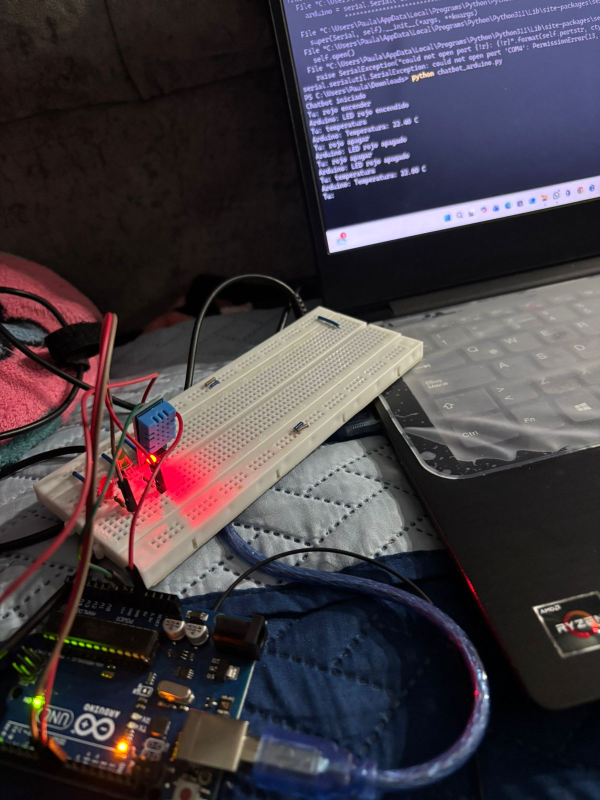
#> input picture LAB1 Embebidos.X/lab2/Por texto/Evidencia Fotografica/Evidencia 1.jpeg, 1200 x 1600 px, given in place of the camera (shown at 1/2 size)
$ python camara.py
#> lines starting #> are read from the running program, lines starting #| are printed output that depends on the picture; after the words box and inside, x2 and y2 are one past the last pixel; in counts of white or black regions, pixels touching at a corner belong together
import cv2
import numpy as np
import serial

arduino = serial.Serial("COM4",9600)

cam = cv2.VideoCapture(0)

while True:

    ret, frame = cam.read()
#> frame is the input picture: shape (1600, 1200, 3); mean B, G, R 67.3, 60.5, 67.4
    hsv = cv2.cvtColor(frame, cv2.COLOR_BGR2HSV)
#> hsv: shape (1600, 1200, 3); mean H, S, V 76.9, 85.6, 78.3

    lower_red = np.array([0,120,70])
    upper_red = np.array([10,255,255])

    lower_green = np.array([40,40,40])
    upper_green = np.array([80,255,255])

    lower_blue = np.array([100,150,0])
    upper_blue = np.array([140,255,255])

    mask_red = cv2.inRange(hsv, lower_red, upper_red)
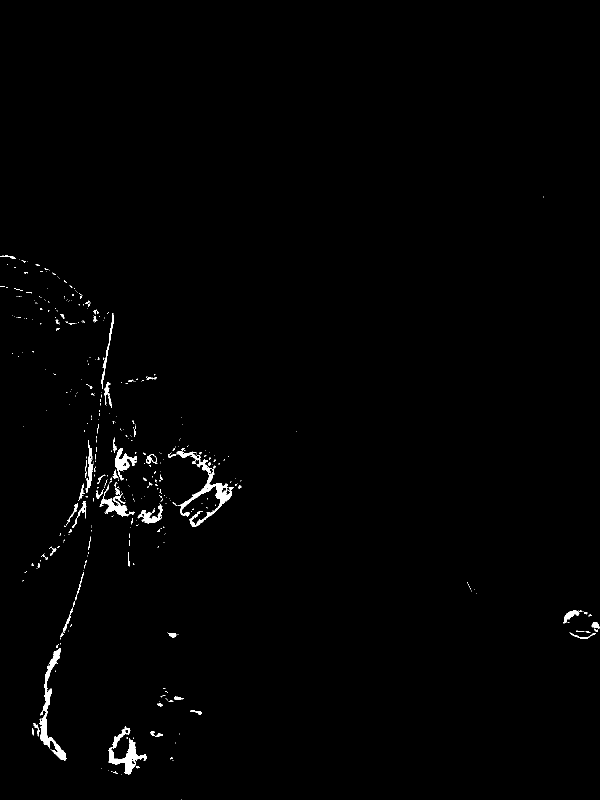
#> mask_red: shape (1600, 1200) (shown at 1/2 size); 0.86% white; 416 white regions (347 under 20 px), largest, box (x1, y1, x2, y2) and area: (353, 902, 467, 1053) 2900, (79, 1296, 133, 1522) 2453, (216, 1452, 294, 1549) 2055
    mask_green = cv2.inRange(hsv, lower_green, upper_green)
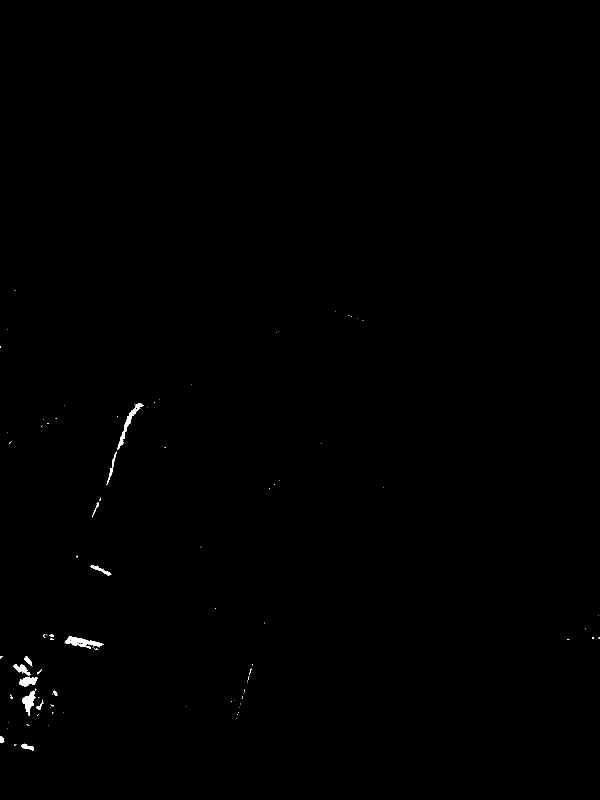
#> mask_green: shape (1600, 1200) (shown at 1/2 size); 0.23% white; 104 white regions (88 under 20 px), largest, box (x1, y1, x2, y2) and area: (129, 1273, 207, 1297) 824, (235, 806, 287, 900) 736, (45, 1377, 73, 1432) 611
    mask_blue = cv2.inRange(hsv, lower_blue, upper_blue)
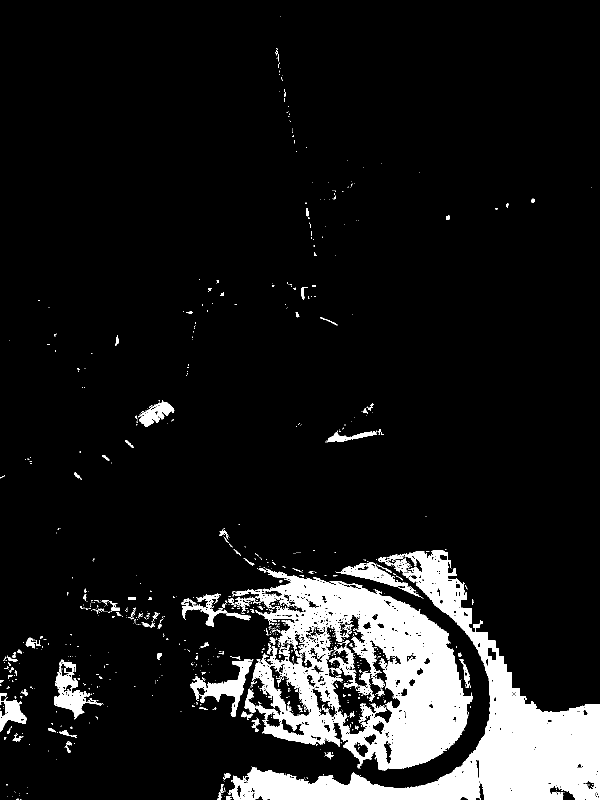
#> mask_blue: shape (1600, 1200) (shown at 1/2 size); 10.2% white; 974 white regions (844 under 20 px), largest, box (x1, y1, x2, y2) and area: (464, 1137, 945, 1541) 85940, (458, 1100, 1200, 1600) 81418, (380, 1318, 506, 1434) 4028

    detected = False

    for mask,color,text,cmd in [
        (mask_red,(0,0,255),"ROJO",'R'),
        (mask_green,(0,255,0),"VERDE",'G'),
        (mask_blue,(255,0,0),"AZUL",'B')
    ]:

        contours,_ = cv2.findContours(mask,cv2.RETR_TREE,cv2.CHAIN_APPROX_SIMPLE)

        for cnt in contours:

            area = cv2.contourArea(cnt)

            if area > 2000:

                detected = True

                x,y,w,h = cv2.boundingRect(cnt)

                cv2.rectangle(frame,(x,y),(x+w,y+h),color,3)
                cv2.putText(frame,text,(x,y-10),
                cv2.FONT_HERSHEY_SIMPLEX,1,color,2)

                print("Detectado:",text)

                arduino.write(cmd.encode())

                break

        if detected:
            break
#> this loop made 1 pass
#> (color, text, cmd) on pass 1: ((0, 0, 255), 'ROJO', 'R')
#| Detectado: ROJO
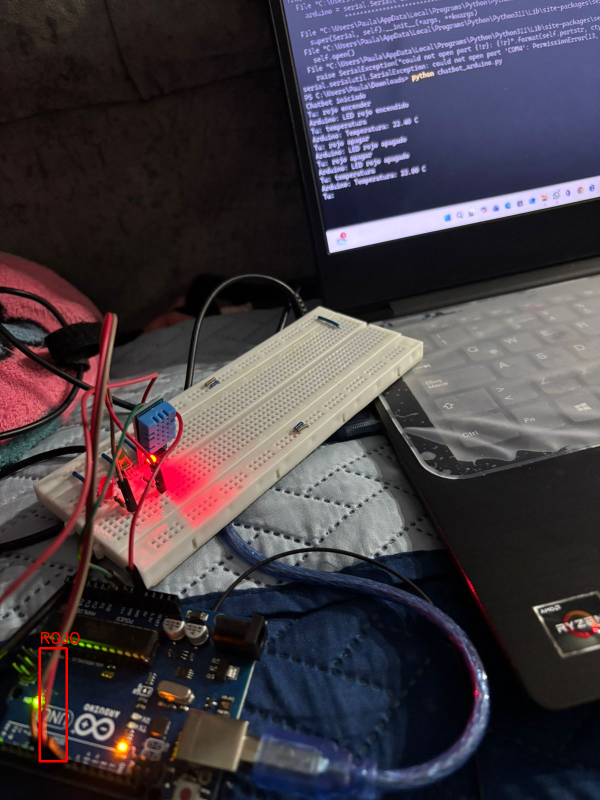
#> frame: shape (1600, 1200, 3) (shown at 1/2 size); 0.18% of pixels changed, all inside (x1, y1, x2, y2) = (77, 1264, 159, 1525)

    if not detected:
        arduino.write(b'N')

    cv2.imshow("Deteccion de colores",frame)

    if cv2.waitKey(1)==27:
#> (key Esc is pressed here)
        break

cam.release()
cv2.destroyAllWindows()

$ run again, on LAB1 Embebidos.X/lab2/Por texto/Evidencia Fotografica/Evidencia Led rojo encendido.jpeg
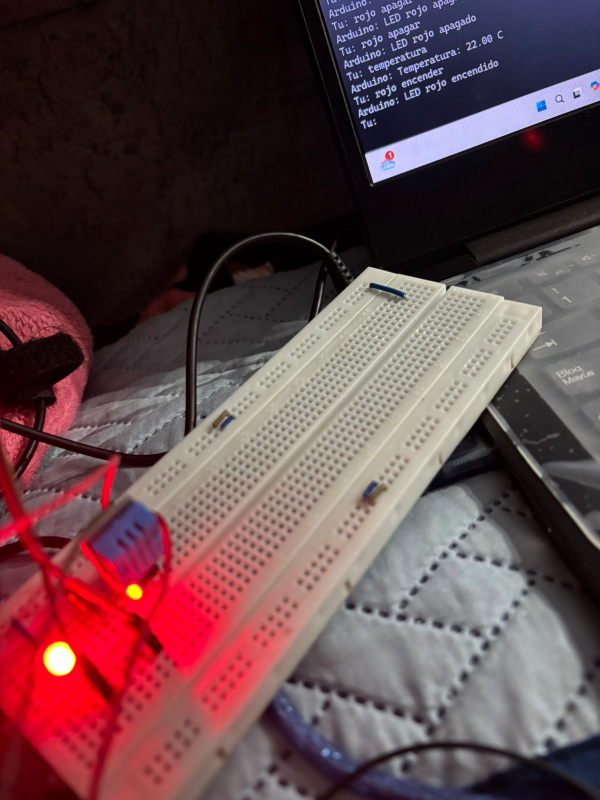
#> input picture LAB1 Embebidos.X/lab2/Por texto/Evidencia Fotografica/Evidencia Led rojo encendido.jpeg, 1200 x 1600 px, given in place of the camera (shown at 1/2 size)
#> frame is the input picture: shape (1600, 1200, 3); mean B, G, R 75.1, 70.9, 99.4
#> hsv: shape (1600, 1200, 3); mean H, S, V 90.9, 101.3, 103.7
#> `mask_red = cv2.inRange(hsv, lower_red, upper_red)`:
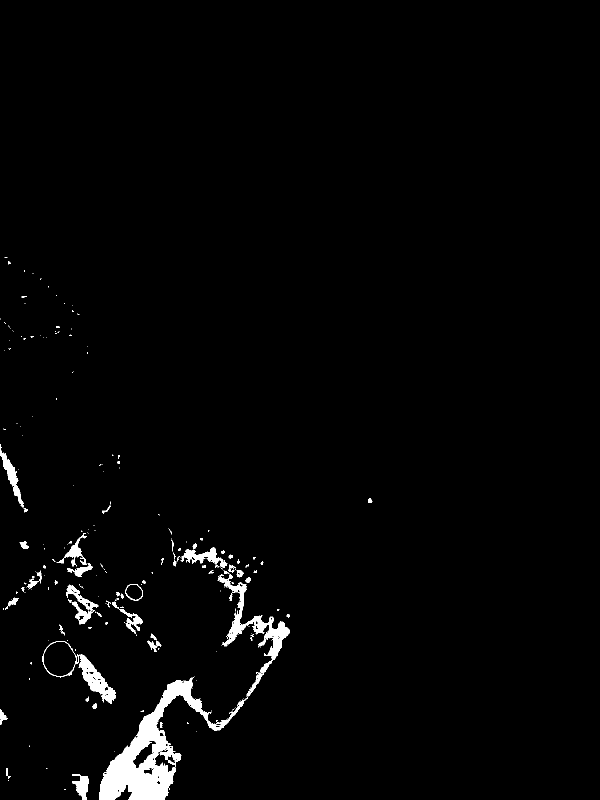
#> mask_red: shape (1600, 1200) (shown at 1/2 size); 2% white; 248 white regions (182 under 20 px), largest, box (x1, y1, x2, y2) and area: (198, 1151, 580, 1600) 23825, (85, 1282, 232, 1408) 2977, (363, 1095, 455, 1136) 1378
#> mask_green: shape (1600, 1200); 0% white in thin lines or dots, all inside (x1, y1, x2, y2) = (708, 33, 1186, 580)
#> mask_blue: shape (1600, 1200); 0.46% white; 841 white regions (790 under 20 px), largest, box (x1, y1, x2, y2) and area: (721, 239, 787, 291) 1205, (1034, 1548, 1104, 1592) 927, (864, 941, 961, 977) 863
#> the loop `for mask,color,text,cmd in [ (mask_red,(0,0,255),"ROJO",'R'), (mask_gr..` made 1 pass
#> (color, text, cmd) on pass 1: ((0, 0, 255), 'ROJO', 'R')
#> (printed output is left out)
#> after the loop `for mask,color,text,cmd in [`:
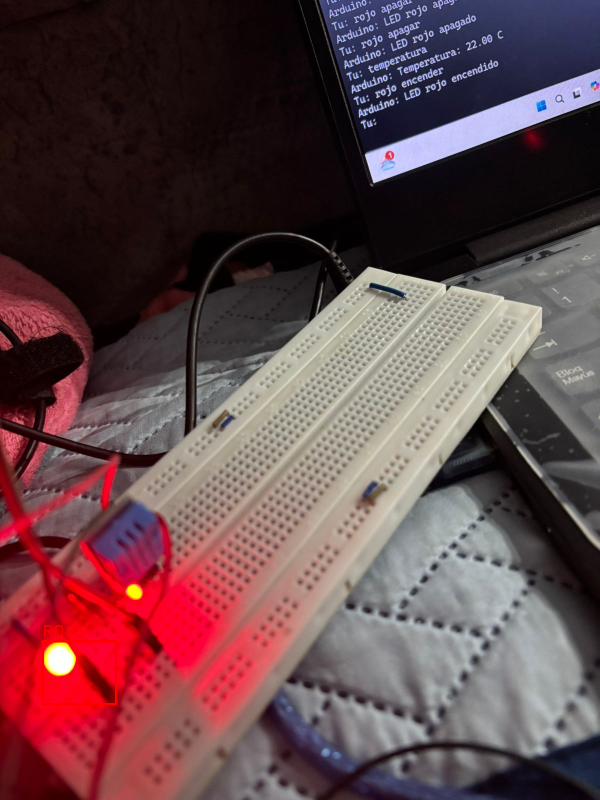
#> frame: shape (1600, 1200, 3) (shown at 1/2 size); 0.18% of pixels changed, all inside (x1, y1, x2, y2) = (83, 1250, 235, 1411)

$ run again, on LAB1 Embebidos.X/lab2/Por texto/Evidencia Fotografica/Evidencia Led verde encendido, led rojo apagado.jpeg
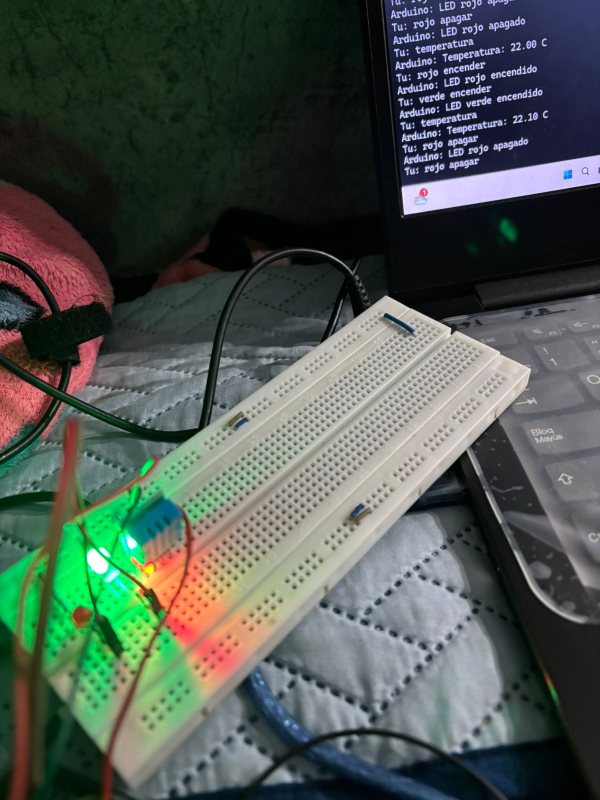
#> input picture LAB1 Embebidos.X/lab2/Por texto/Evidencia Fotografica/Evidencia Led verde encendido, led rojo apagado.jpeg, 1200 x 1600 px, given in place of the camera (shown at 1/2 size)
#> frame is the input picture: shape (1600, 1200, 3); mean B, G, R 79.8, 86.5, 77.3
#> hsv: shape (1600, 1200, 3); mean H, S, V 74.7, 87.6, 96.3
#> `mask_red = cv2.inRange(hsv, lower_red, upper_red)`:
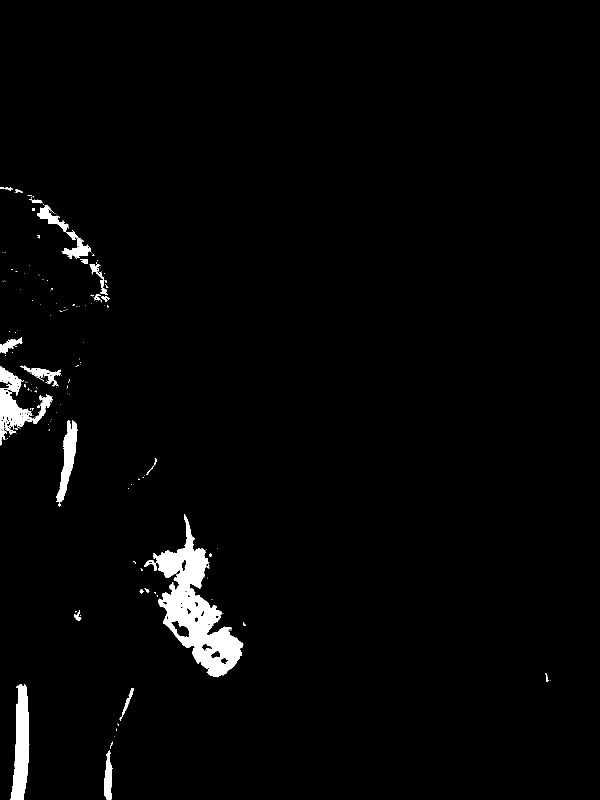
#> mask_red: shape (1600, 1200) (shown at 1/2 size); 2.2% white; 181 white regions (154 under 20 px), largest, box (x1, y1, x2, y2) and area: (307, 1028, 487, 1355) 20679, (21, 1368, 59, 1600) 5662, (0, 732, 106, 891) 5033
#> mask_green: shape (1600, 1200); 13.8% white; 757 white regions (642 under 20 px), largest, box (x1, y1, x2, y2) and area: (0, 832, 492, 1580) 129915, (0, 0, 416, 304) 62723, (269, 1254, 410, 1498) 18973
#> mask_blue: shape (1600, 1200); 3.2% white; 1367 white regions (1196 under 20 px), largest, box (x1, y1, x2, y2) and area: (504, 1493, 852, 1600) 12416, (910, 1492, 1114, 1600) 9431, (779, 1515, 988, 1600) 4634
#> the loop `for mask,color,text,cmd in [ (mask_red,(0,0,255),"ROJO",'R'), (mask_gr..` made 1 pass
#> (color, text, cmd) on pass 1: ((0, 0, 255), 'ROJO', 'R')
#> (printed output is left out)
#> after the loop `for mask,color,text,cmd in [`:
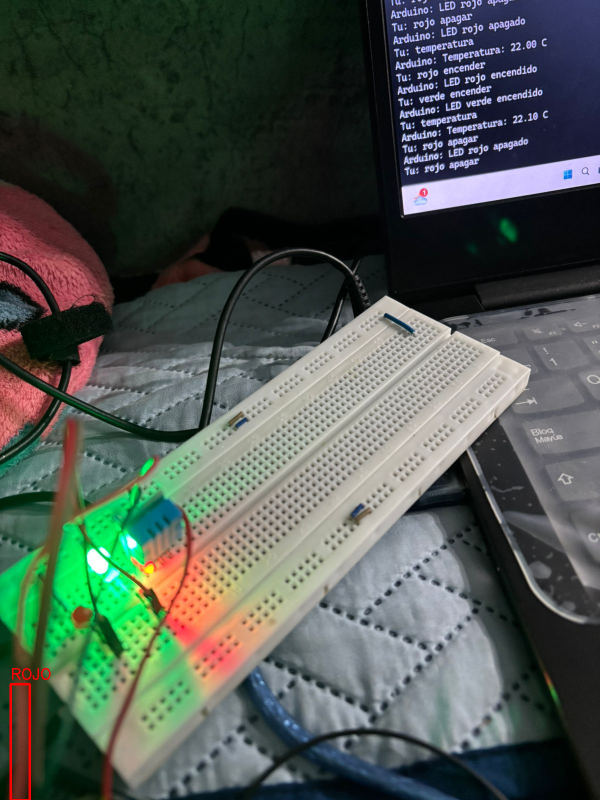
#> frame: shape (1600, 1200, 3) (shown at 1/2 size); 0.17% of pixels changed, all inside (x1, y1, x2, y2) = (19, 1336, 101, 1600)

$ run again, on LAB1 Embebidos.X/lab2/Por texto/Evidencia Fotografica/Evidencia Leds encendidos.jpeg
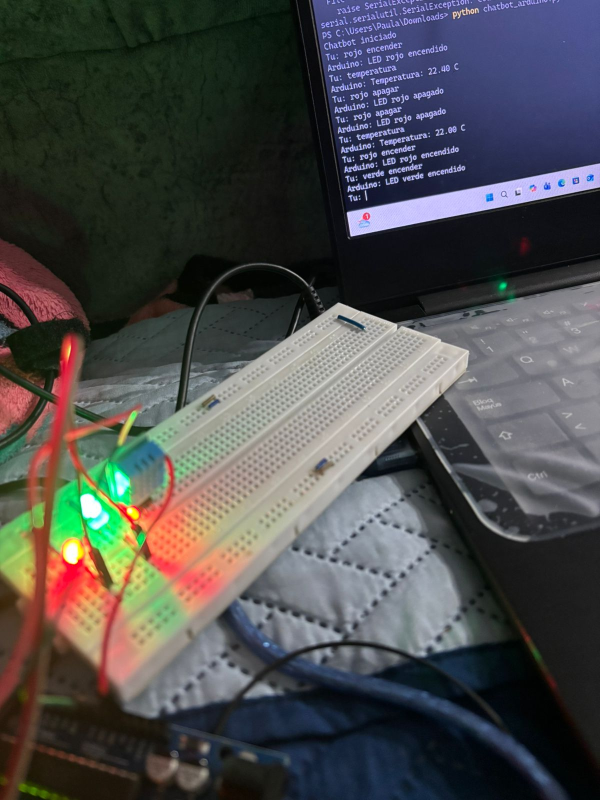
#> input picture LAB1 Embebidos.X/lab2/Por texto/Evidencia Fotografica/Evidencia Leds encendidos.jpeg, 1200 x 1600 px, given in place of the camera (shown at 1/2 size)
#> frame is the input picture: shape (1600, 1200, 3); mean B, G, R 76.3, 76.2, 75.9
#> hsv: shape (1600, 1200, 3); mean H, S, V 72.3, 83.7, 91.6
#> `mask_red = cv2.inRange(hsv, lower_red, upper_red)`:
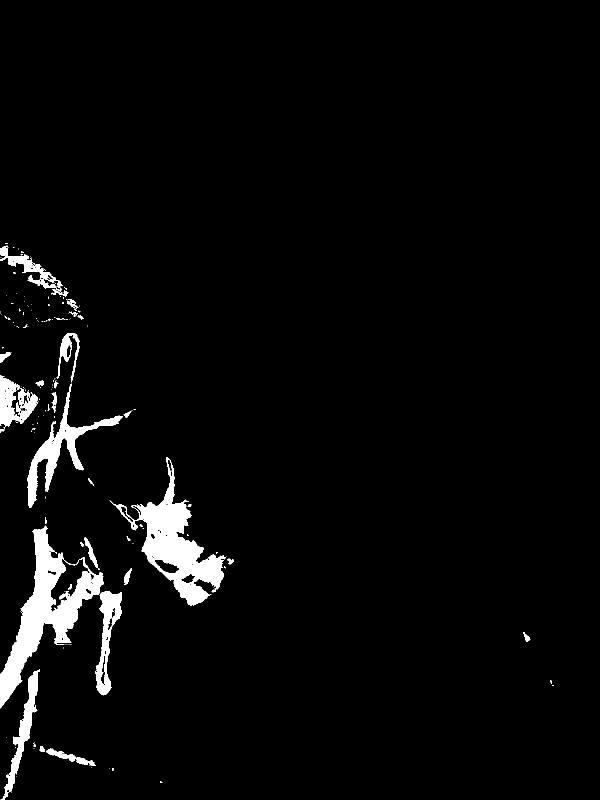
#> mask_red: shape (1600, 1200) (shown at 1/2 size); 3.5% white; 169 white regions (136 under 20 px), largest, box (x1, y1, x2, y2) and area: (0, 1051, 208, 1417) 20716, (219, 914, 453, 1212) 18621, (55, 767, 246, 1015) 7576
#> mask_green: shape (1600, 1200); 7.7% white; 947 white regions (827 under 20 px), largest, box (x1, y1, x2, y2) and area: (0, 85, 408, 397) 32118, (101, 823, 353, 1131) 29169, (0, 0, 236, 125) 18149
#> mask_blue: shape (1600, 1200); 5.4% white; 1269 white regions (1199 under 20 px), largest, box (x1, y1, x2, y2) and area: (584, 1365, 1076, 1600) 68822, (852, 1288, 1152, 1600) 17311, (746, 1326, 992, 1453) 6005
#> the loop `for mask,color,text,cmd in [ (mask_red,(0,0,255),"ROJO",'R'), (mask_gr..` made 1 pass
#> (color, text, cmd) on pass 1: ((0, 0, 255), 'ROJO', 'R')
#> (printed output is left out)
#> after the loop `for mask,color,text,cmd in [`:
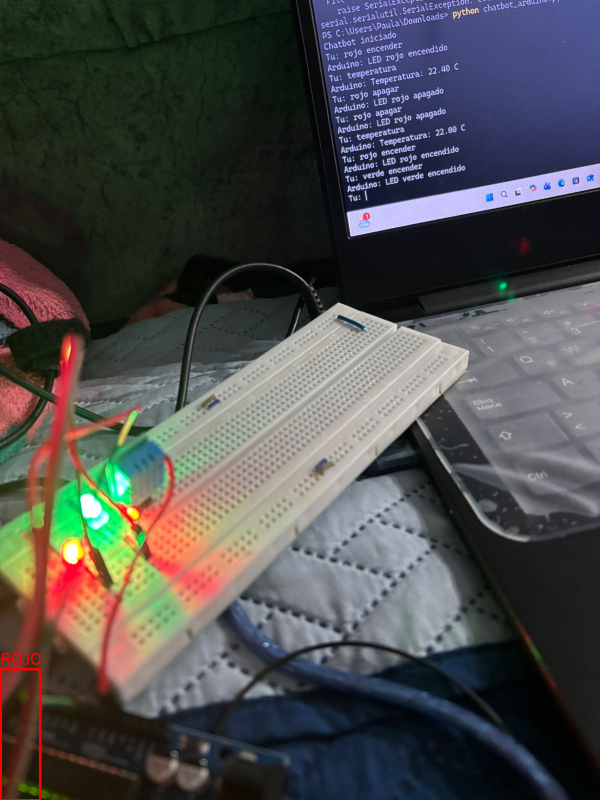
#> frame: shape (1600, 1200, 3) (shown at 1/2 size); 0.18% of pixels changed, all inside (x1, y1, x2, y2) = (0, 1306, 83, 1600)
